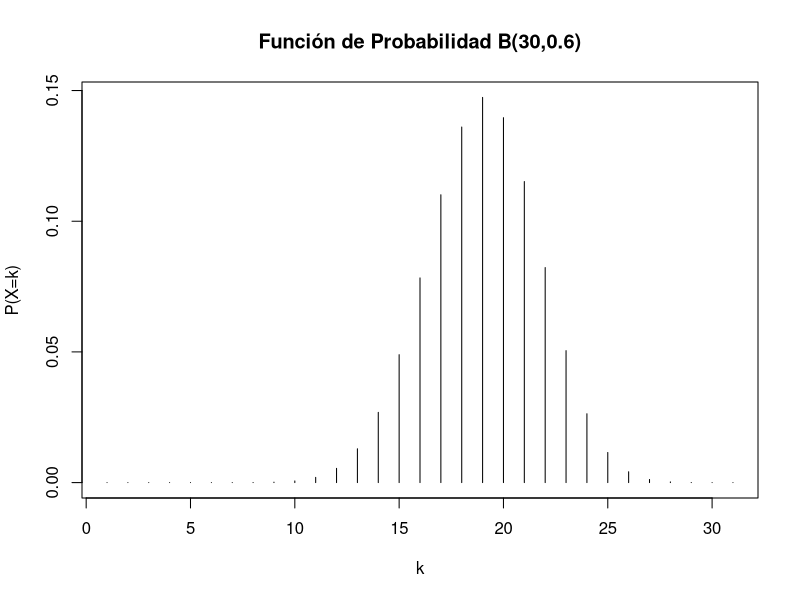
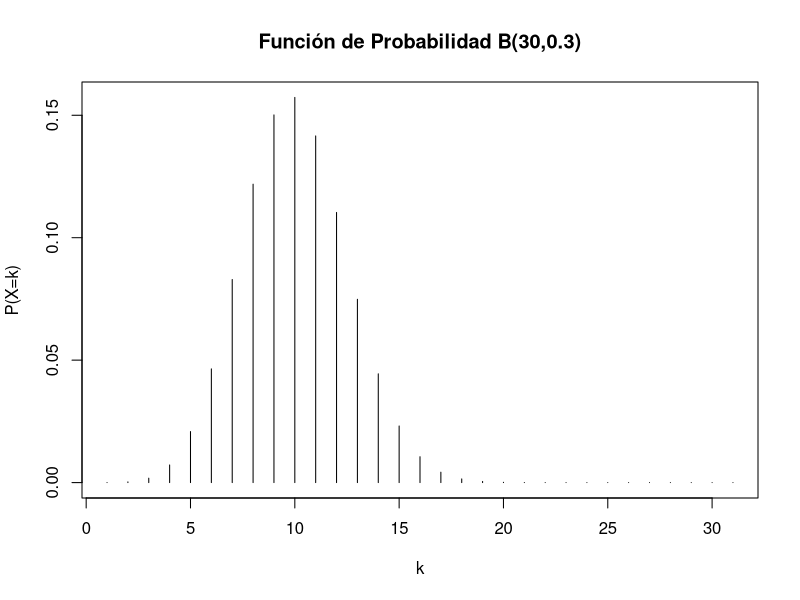
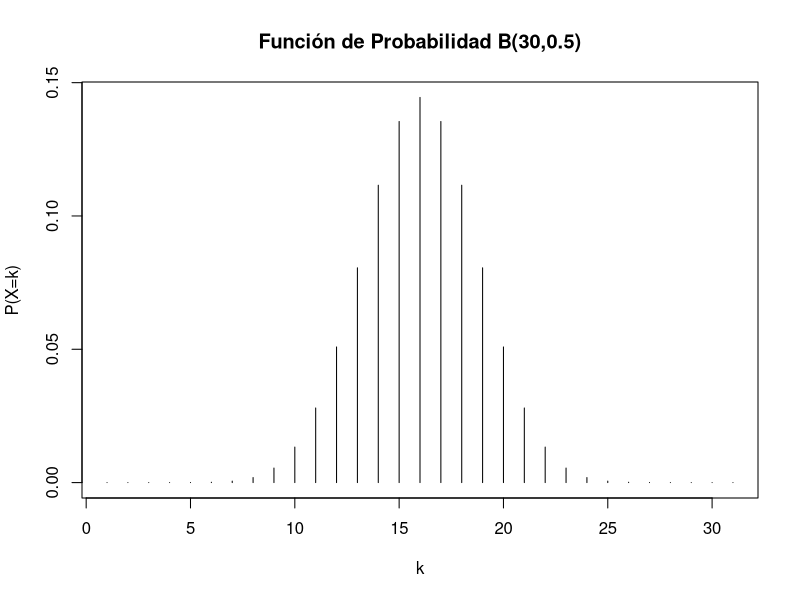
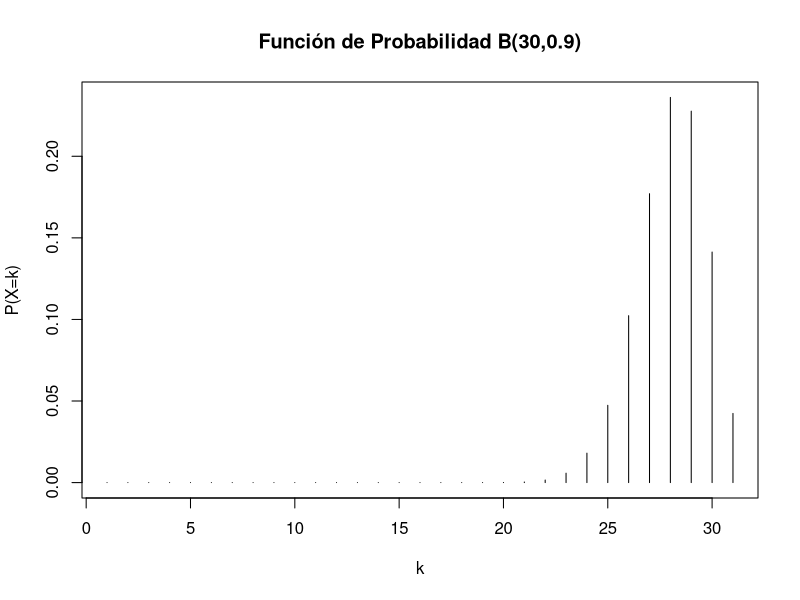
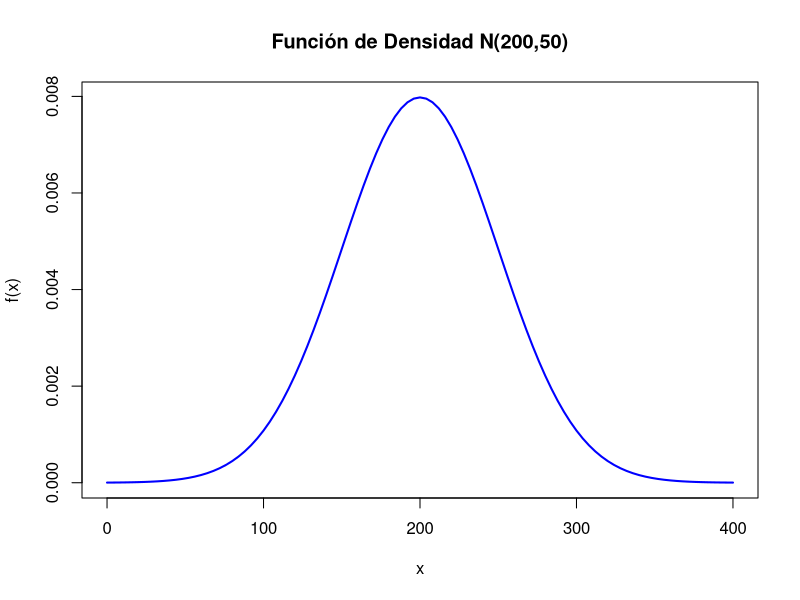

R code for these plots, in order:
## ---- chunk 1
knitr::opts_chunk$set(echo = TRUE)
## ---- chunk 2
1:6
dado<-1:6
## ---- chunk 3
sample(1:6, 1)
sample(dado, 1)

## ---- chunk 4
sample(1:6, 10, replace = T)
sample(dado, 10, replace = T)

## ---- chunk 5
tirar_dado <- function(n) {
  sample(1:6, n, rep = T)
}
tirar_dado(10)

## ---- chunk 6
moneda<-c("Aguila", "Sol")
sample(c("Aguila", "Sol"), 1)
sample(moneda, 1)

## ---- chunk 7
tirar_moneda <- function(n) {
  sample(c("Aguila", "Sol"), n, rep = T)
}
tirar_moneda(10)

## ---- chunk 8
tirar<-function(data,n) {
    sample(data, n, rep = T)
}
tirar(dado,1)
tirar(moneda,2)

## ---- chunk 9
dado_millon<-tirar_dado(1000000)
table(dado_millon)

## ---- chunk 10
moneda1000<- tirar_moneda(1000)
table(moneda1000)
prop.table(table(moneda1000))
## ---- chunk 11
moneda_millon<- tirar_moneda(1000000)
table(moneda_millon)
prop.table(table(moneda_millon))
## ---- chunk 12

moneda_veces<-NULL

for (i in 1:10000) {
    moneda_veces[i] <- tirar_moneda(1)
}
table(moneda_veces)
## ---- chunk 13
help(Distributions)
## ---- chunk 14
dbinom(10,25,0.6)

## ---- chunk 15
pbinom(10,25,0.6)
## ---- chunk 16
sum(dbinom(0:10,25,0.6))
## ---- chunk 17
qbinom(0.95,25,0.6)
## ---- chunk 18
rbinom(30,25,0.6)
## ---- chunk 19
plot(dbinom(0:30,30,0.6),type="h",xlab="k",ylab="P(X=k)",main="Función de Probabilidad B(30,0.6)")
## ---- chunk 20
plot(dbinom(0:30,30,0.3),type="h",xlab="k",ylab="P(X=k)",main="Función de Probabilidad B(30,0.3)")

plot(dbinom(0:30,30,0.5),type="h",xlab="k",ylab="P(X=k)",main="Función de Probabilidad B(30,0.5)")

plot(dbinom(0:30,30,0.9),type="h",xlab="k",ylab="P(X=k)",main="Función de Probabilidad B(30,0.9)")
## ---- chunk 21
dnorm(150,200,50)
## ---- chunk 22
x<-seq(0,400,by=0.5)
dnorm(x,200,50)
## ---- chunk 23
curve(dnorm(x,200,50),xlim=c(0,400),col="blue",lwd=2,
      xlab="x",ylab="f(x)",main="Función de Densidad N(200,50)")
## ---- chunk 24
pnorm(180,200,50)
## ---- chunk 25
1-pnorm(168,200,50)
pnorm(168,200,50, lower.tail=FALSE)

## ---- chunk 26
pnorm(168,200,50)-pnorm(150,200,50)
## ---- chunk 27
library(haven) #pacman lo cargó pero lo ponemos acá para hablar de esta función
## ---- chunk 28
ecovid0420 <- read_dta("./datos/ecovid0420.dta")
## ---- chunk 29
summary(ecovid0420$pe10_1)
## ---- chunk 30
t.test(ecovid0420$pe10_1)
